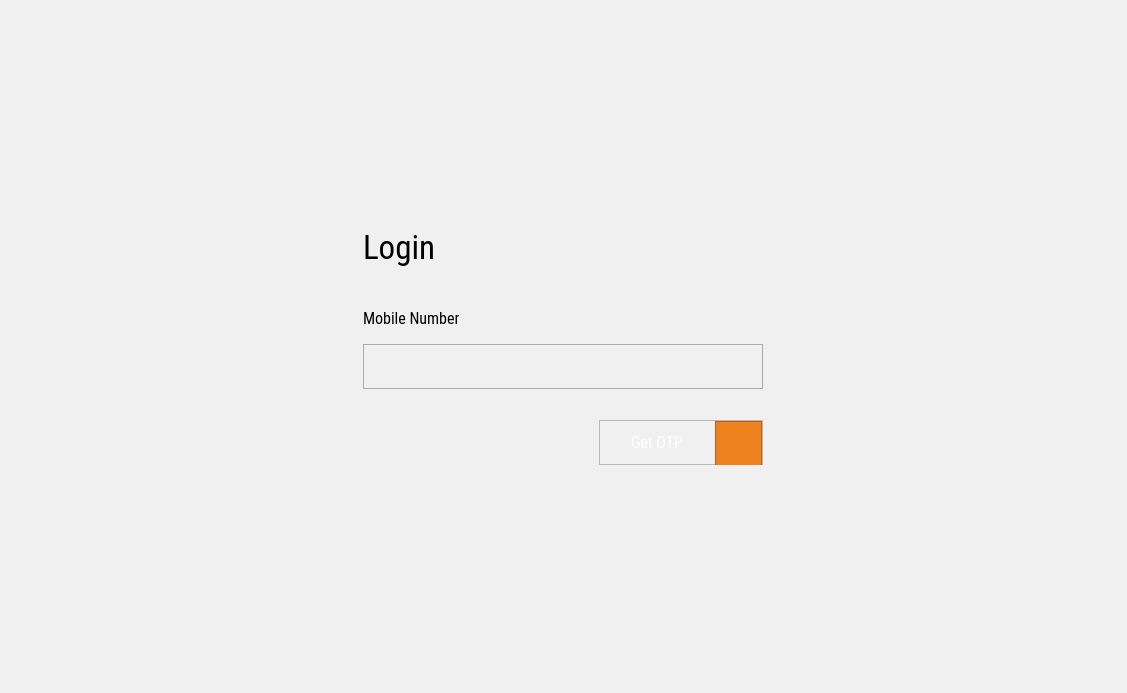
<?xml version="1.0" encoding="UTF-8"?>
<ui version="4.0">
 <class>LoginPage</class>
 <widget class="QDialog" name="LoginPage">
  <property name="geometry">
   <rect>
    <x>0</x>
    <y>0</y>
    <width>1127</width>
    <height>693</height>
   </rect>
  </property>
  <property name="windowTitle">
   <string>Dialog</string>
  </property>
  <layout class="QVBoxLayout" name="verticalLayout">
   <property name="leftMargin">
    <number>0</number>
   </property>
   <property name="topMargin">
    <number>0</number>
   </property>
   <property name="rightMargin">
    <number>0</number>
   </property>
   <property name="bottomMargin">
    <number>0</number>
   </property>
   <item>
    <widget class="QFrame" name="CoreBackground">
     <property name="styleSheet">
      <string notr="true">background-color: rgb(240, 240, 240);</string>
     </property>
     <layout class="QHBoxLayout" name="horizontalLayout_4">
      <property name="leftMargin">
       <number>0</number>
      </property>
      <property name="topMargin">
       <number>0</number>
      </property>
      <property name="rightMargin">
       <number>0</number>
      </property>
      <property name="bottomMargin">
       <number>0</number>
      </property>
      <item alignment="Qt::AlignHCenter|Qt::AlignVCenter">
       <widget class="QFrame" name="verticalFrame_4">
        <property name="minimumSize">
         <size>
          <width>0</width>
          <height>0</height>
         </size>
        </property>
        <property name="maximumSize">
         <size>
          <width>16777215</width>
          <height>16777215</height>
         </size>
        </property>
        <layout class="QVBoxLayout" name="verticalLayout_7">
         <item>
          <widget class="QFrame" name="frame_3">
           <property name="minimumSize">
            <size>
             <width>400</width>
             <height>0</height>
            </size>
           </property>
           <property name="maximumSize">
            <size>
             <width>650</width>
             <height>600</height>
            </size>
           </property>
           <property name="styleSheet">
            <string notr="true"/>
           </property>
           <layout class="QVBoxLayout" name="verticalLayout_8">
            <property name="leftMargin">
             <number>0</number>
            </property>
            <property name="topMargin">
             <number>0</number>
            </property>
            <property name="rightMargin">
             <number>0</number>
            </property>
            <property name="bottomMargin">
             <number>0</number>
            </property>
            <item>
             <widget class="QLabel" name="label_7">
              <property name="font">
               <font>
                <family>Roboto Condensed</family>
                <pointsize>25</pointsize>
               </font>
              </property>
              <property name="styleSheet">
               <string notr="true">color: rgb(0, 0, 0);</string>
              </property>
              <property name="text">
               <string>Login</string>
              </property>
             </widget>
            </item>
            <item>
             <spacer name="verticalSpacer_4">
              <property name="orientation">
               <enum>Qt::Vertical</enum>
              </property>
              <property name="sizeHint" stdset="0">
               <size>
                <width>20</width>
                <height>35</height>
               </size>
              </property>
             </spacer>
            </item>
            <item>
             <widget class="QLabel" name="label_8">
              <property name="font">
               <font>
                <family>Roboto Condensed</family>
                <pointsize>12</pointsize>
               </font>
              </property>
              <property name="styleSheet">
               <string notr="true">color: rgb(0, 0, 0);</string>
              </property>
              <property name="text">
               <string>Mobile Number</string>
              </property>
             </widget>
            </item>
            <item>
             <spacer name="verticalSpacer_5">
              <property name="orientation">
               <enum>Qt::Vertical</enum>
              </property>
              <property name="sizeHint" stdset="0">
               <size>
                <width>20</width>
                <height>10</height>
               </size>
              </property>
             </spacer>
            </item>
            <item>
             <widget class="QLineEdit" name="lineEdit_2">
              <property name="minimumSize">
               <size>
                <width>0</width>
                <height>45</height>
               </size>
              </property>
              <property name="maximumSize">
               <size>
                <width>16777215</width>
                <height>45</height>
               </size>
              </property>
              <property name="font">
               <font>
                <family>Roboto Condensed</family>
                <pointsize>12</pointsize>
               </font>
              </property>
              <property name="styleSheet">
               <string notr="true">border:1px solid #AAAAAA;
color:black;
padding:4px;</string>
              </property>
              <property name="frame">
               <bool>false</bool>
              </property>
             </widget>
            </item>
            <item>
             <spacer name="verticalSpacer_6">
              <property name="orientation">
               <enum>Qt::Vertical</enum>
              </property>
              <property name="sizeHint" stdset="0">
               <size>
                <width>20</width>
                <height>25</height>
               </size>
              </property>
             </spacer>
            </item>
            <item>
             <layout class="QHBoxLayout" name="horizontalLayout_5">
              <item>
               <spacer name="horizontalSpacer_2">
                <property name="orientation">
                 <enum>Qt::Horizontal</enum>
                </property>
                <property name="sizeHint" stdset="0">
                 <size>
                  <width>40</width>
                  <height>20</height>
                 </size>
                </property>
               </spacer>
              </item>
              <item>
               <widget class="ClickableQFrame" name="LoginButton">
                <property name="minimumSize">
                 <size>
                  <width>164</width>
                  <height>0</height>
                 </size>
                </property>
                <property name="maximumSize">
                 <size>
                  <width>164</width>
                  <height>45</height>
                 </size>
                </property>
                <property name="frameShape">
                 <enum>QFrame::StyledPanel</enum>
                </property>
                <property name="frameShadow">
                 <enum>QFrame::Raised</enum>
                </property>
                <layout class="QHBoxLayout" name="horizontalLayout_6">
                 <property name="spacing">
                  <number>0</number>
                 </property>
                 <property name="leftMargin">
                  <number>0</number>
                 </property>
                 <property name="topMargin">
                  <number>0</number>
                 </property>
                 <property name="rightMargin">
                  <number>0</number>
                 </property>
                 <property name="bottomMargin">
                  <number>0</number>
                 </property>
                 <item alignment="Qt::AlignHCenter|Qt::AlignVCenter">
                  <widget class="QLabel" name="label_9">
                   <property name="font">
                    <font>
                     <family>Roboto Condensed</family>
                     <pointsize>12</pointsize>
                    </font>
                   </property>
                   <property name="styleSheet">
                    <string notr="true">color: rgb(255, 255, 255);</string>
                   </property>
                   <property name="text">
                    <string>Get OTP</string>
                   </property>
                  </widget>
                 </item>
                 <item>
                  <widget class="QFrame" name="frame_4">
                   <property name="minimumSize">
                    <size>
                     <width>0</width>
                     <height>45</height>
                    </size>
                   </property>
                   <property name="maximumSize">
                    <size>
                     <width>47</width>
                     <height>45</height>
                    </size>
                   </property>
                   <property name="autoFillBackground">
                    <bool>false</bool>
                   </property>
                   <property name="styleSheet">
                    <string notr="true">background-color: rgb(238, 130, 31);</string>
                   </property>
                   <property name="frameShape">
                    <enum>QFrame::StyledPanel</enum>
                   </property>
                   <property name="frameShadow">
                    <enum>QFrame::Raised</enum>
                   </property>
                   <layout class="QVBoxLayout" name="verticalLayout_9">
                    <item alignment="Qt::AlignHCenter|Qt::AlignVCenter">
                     <widget class="QLabel" name="label_10">
                      <property name="text">
                       <string/>
                      </property>
                      <property name="pixmap">
                       <pixmap resource="resources.qrc">:/arrow-next</pixmap>
                      </property>
                     </widget>
                    </item>
                   </layout>
                  </widget>
                 </item>
                </layout>
               </widget>
              </item>
             </layout>
            </item>
           </layout>
          </widget>
         </item>
        </layout>
       </widget>
      </item>
     </layout>
    </widget>
   </item>
  </layout>
 </widget>
 <customwidgets>
  <customwidget>
   <class>ClickableQFrame</class>
   <extends>QFrame</extends>
   <header>clickableqframe.h</header>
   <container>1</container>
  </customwidget>
 </customwidgets>
 <resources>
  <include location="resources.qrc"/>
 </resources>
 <connections/>
</ui>
